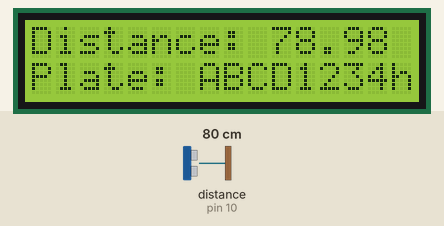
This sketch was run on a simulated Arduino Uno, built with avr-gcc and run on an emulated ATmega328P. Parts: 16×2 character LCD. Wiring (inferred from the names in the program): ultrasonic range finder: trigger pin 9; echo pin 10. The test bench sets the inputs (shaded band); at power-on: distance to the obstacle (sensor on pin 10) 80 cm. The echo pulse lasts 58.3 µs per cm; storage starts empty.

Above: at 3.2 s.
3.3 s: distance to the obstacle (sensor on pin 10) set to 4 cm
At 5.7 s:
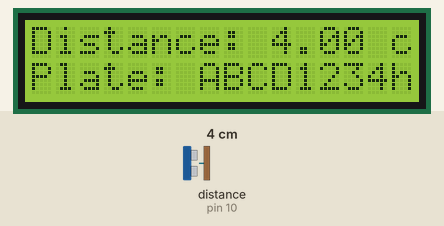
6.3 s: distance to the obstacle (sensor on pin 10) set to 18 cm
At 8.4 s:
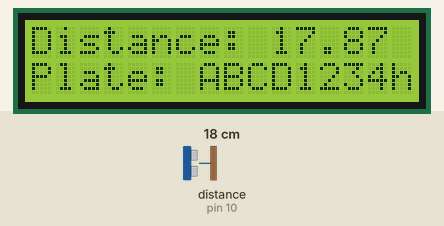
9.3 s: distance to the obstacle (sensor on pin 10) set to 9 cm
At 10.9 s:
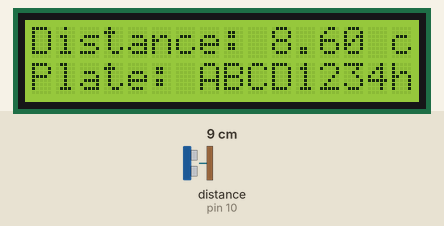
12.3 s: distance to the obstacle (sensor on pin 10) set to 35 cm
At 13.0 s:
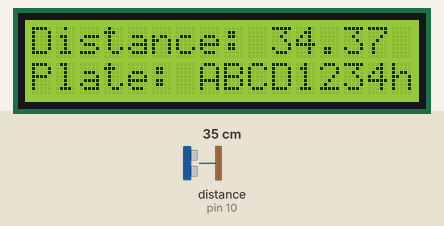
15.3 s: distance to the obstacle (sensor on pin 10) set to 60 cm
At 16.5 s:
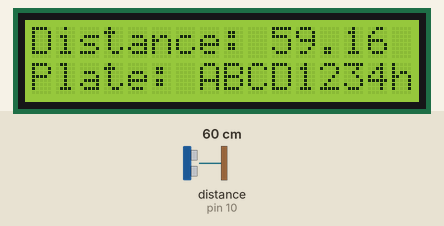
18.3 s: distance to the obstacle (sensor on pin 10) set to 120 cm
At 19.2 s:
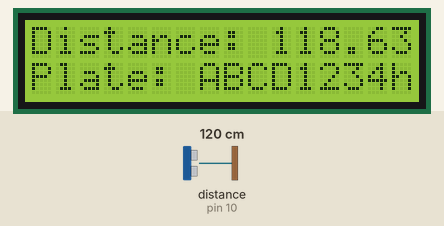
Timing chart, 0 to 21.3 s (numbered marks = the images above; inputs shaded):
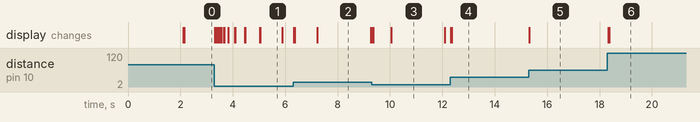

The sketch:

VehicleTrafficMonitoringSystemwithNumberPlateDetection.ino
```cpp
#include <LiquidCrystal.h>
#include <SD.h>

const int trigPin = 9;
const int echoPin = 10;
const int speedSensorPin = 2;

LiquidCrystal lcd(6, 7, 5, 4, 3, 2);

float distance = 0;
float speed = 0;

unsigned long previousMillisA = 0;
unsigned long previousMillisB = 0;
const long interval = 1000;

const int SAMPLE_SIZE = 10;
unsigned long crossingTimes[SAMPLE_SIZE];
int crossingIndex = 0;
unsigned long averageCrossingTime = 0;

File dataFile;
String vehicleNumberPlate;

void setup() {
  Serial.begin(9600);
  lcd.begin(16, 2);
  pinMode(trigPin, OUTPUT);
  pinMode(echoPin, INPUT);
  pinMode(speedSensorPin, INPUT_PULLUP);

  if (!SD.begin(10)) {
    Serial.println("SD Card initialization failed!");
    return;
  }

  dataFile = SD.open("data.csv", FILE_WRITE);
  if (!dataFile) {
    Serial.println("Error opening data file!");
    return;
  }

  lcd.clear();
  lcd.print("Traffic Scanner");
  lcd.setCursor(0, 1);
  lcd.print("System Ready");
  delay(2000);
}

void loop() {
  scanNumberPlate();
  distance = measureDistance();
  speed = measureSpeed();
  writeCrossingTimes(distance);
  calculateTrafficStatus();
  displayData(distance, speed, vehicleNumberPlate);
}

void scanNumberPlate() {
  vehicleNumberPlate = "ABCD1234";
}

float measureDistance() {
  digitalWrite(trigPin, LOW);
  delayMicroseconds(2);
  digitalWrite(trigPin, HIGH);
  delayMicroseconds(10);
  digitalWrite(trigPin, LOW);

  float duration = pulseIn(echoPin, HIGH);
  float distance_cm = (duration * 0.034) / 2;
  return distance_cm;
}

float measureSpeed() {
  unsigned long currentMillis = millis();
  unsigned long elapsedTime = currentMillis - previousMillisA;

  if (digitalRead(speedSensorPin) == LOW && elapsedTime >= interval) {
    speed = distance / ((float)elapsedTime / 1000) * 3.6;
    previousMillisA = currentMillis;
  }

  return speed;
}

void writeCrossingTimes(float distance) {
  unsigned long currentMillis = millis();

  if (distance < 50) {
    dataFile.print("Point A,");
    dataFile.println(currentMillis);
    crossingTimes[crossingIndex] = currentMillis;
    crossingIndex = (crossingIndex + 1) % SAMPLE_SIZE;
    previousMillisA = currentMillis;
  }

  if (distance < 50 && previousMillisA != 0) {
    dataFile.print("Point B,");
    dataFile.println(currentMillis);
    previousMillisB = currentMillis;
  }
}

void calculateTrafficStatus() {
  unsigned long sum = 0;
  for (int i = 0; i < SAMPLE_SIZE; i++) {
    sum += crossingTimes[i];
  }
  averageCrossingTime = sum / SAMPLE_SIZE;

  if (previousMillisA == 0 || previousMillisB == 0) {
    lcd.clear();
    lcd.setCursor(0, 0);
    lcd.print("Waiting for data");
  } else if (previousMillisA < averageCrossingTime && previousMillisB < averageCrossingTime) {
    lcd.clear();
    lcd.setCursor(0, 0);
    lcd.print("High Traffic");
  } else if (previousMillisA > averageCrossingTime && previousMillisB > averageCrossingTime) {
    lcd.clear();
    lcd.setCursor(0, 0);
    lcd.print("Low Traffic");
  } else {
    lcd.clear();
    lcd.setCursor(0, 0);
    lcd.print("Medium Traffic");
  }
}

void displayData(float distance, float speed, String vehicleNumberPlate) {
  lcd.clear();
  lcd.setCursor(0, 0);
  lcd.print("Distance: ");
  lcd.print(distance);
  lcd.print(" cm");

  lcd.setCursor(0, 1);
  lcd.print("Speed: ");
  lcd.print(speed);
  lcd.print(" km/h");

  lcd.setCursor(0, 2);
  lcd.print("Plate: ");
  lcd.print(vehicleNumberPlate);
}
```

Measured:
- after the input at 3.3 s, the display: first changes at once (image 1 shows a later state)
- after the input at 6.3 s, the display: changes at once (image 2)
- after the input at 12.3 s, the display: changes at once (image 4)
- after the input at 15.3 s, the display: changes at once (image 5)
- after the input at 18.3 s, the display: changes at once (image 6)
- what the display in image 1 shows lasts 0.9 s, from 5.0 s to 5.9 s
- what the display in image 2 shows lasts 2.1 s, from 7.2 s to 9.3 s
